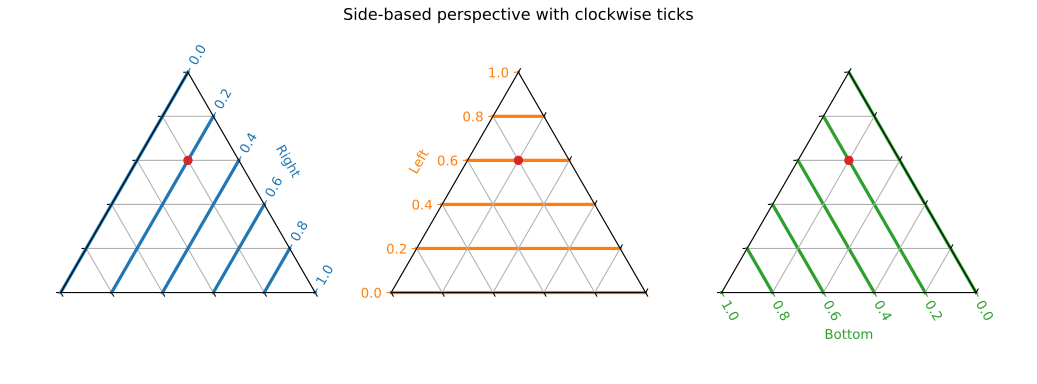

Write Python code to recreate this figure.
import matplotlib.pyplot as plt
import mpltern  # noqa: F401


fig = plt.figure(figsize=(10.8, 4.0))
fig.subplots_adjust(
    left=0.075, right=0.925, bottom=0.15, top=0.9, wspace=0.5)

# Top axis

ax = fig.add_subplot(132, projection='ternary')
ax.scatter(0.6, 0.2, 0.2, c='C3', zorder=10)

ax.set_tlabel('Left')
ax.taxis.label.set_color('C1')
ax.taxis.set_label_position('tick2')

ax.laxis.set_ticklabels([])
ax.raxis.set_ticklabels([])

ax.grid()

ax.taxis.set_tick_params(colors='C1', grid_color='C1', grid_linewidth=2.4)

ax.opposite_ticks(True)

# Left axis

ax = fig.add_subplot(133, projection='ternary')
ax.scatter(0.6, 0.2, 0.2, c='C3', zorder=10)

ax.set_llabel('Bottom')
ax.laxis.label.set_color('C2')
ax.laxis.set_label_position('tick2')

ax.raxis.set_ticklabels([])
ax.taxis.set_ticklabels([])

ax.grid()

ax.laxis.set_tick_params(colors='C2', grid_color='C2', grid_linewidth=2.4)

ax.opposite_ticks(True)

# Right axis

ax = fig.add_subplot(131, projection='ternary')
ax.scatter(0.6, 0.2, 0.2, c='C3', zorder=10)

ax.set_rlabel('Right')
ax.raxis.label.set_color('C0')
ax.raxis.set_label_position('tick2')

ax.taxis.set_ticklabels([])
ax.laxis.set_ticklabels([])

ax.grid()

ax.raxis.set_tick_params(colors='C0', grid_color='C0', grid_linewidth=2.4)

ax.opposite_ticks(True)

fig.suptitle('Side-based perspective with clockwise ticks')

fig.savefig('side_based_cw.svg')
